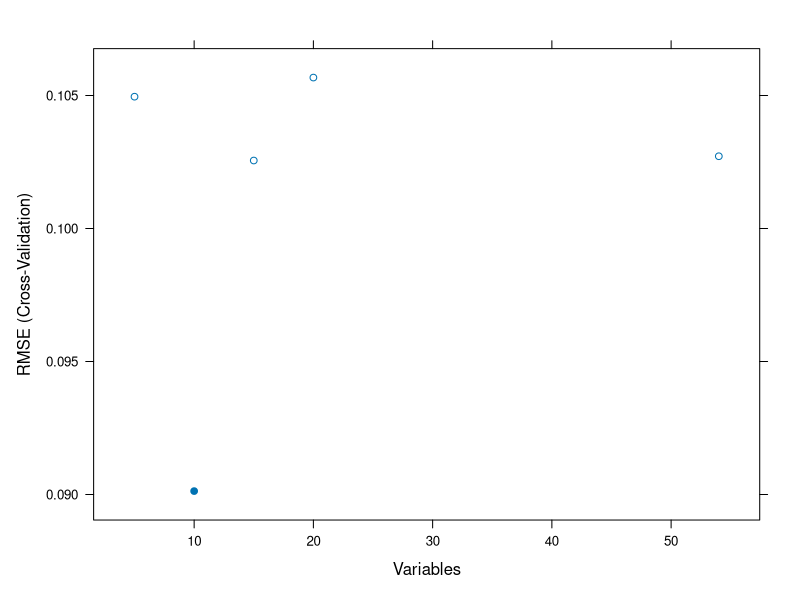

The R source for this figure:
## ---- chunk 1
install.packages("readxl")  # Run this only once
library(readxl)

divorce_data <- read_excel("divorce.xlsx")  # adjust the filename if needed
head(divorce_data)
str(divorce_data)

## ---- chunk 2
install.packages("dplyr")  # Run this only once
## ---- chunk 3
summary(divorce_data)

## ---- chunk 4
library(dplyr)
## ---- chunk 5
str(divorce_data)
names(divorce_data)
## ---- chunk 6
names(divorce_data)[length(names(divorce_data))] 
# Get the last column's name
## ---- chunk 7
#To confirm that "Divorce_Y_N" is correct
table(divorce_data$Divorce_Y_N)
## ---- chunk 8
#check for mising values
sum(is.na(divorce_data))
colSums(is.na(divorce_data))

## ---- chunk 9
# In this section we sorted the question we thought were a topic of communication behavior together to see the average score of these questions against the divorce Y N (C.Collet)
library(dplyr)

divorce_data_groups <- divorce_data %>%
  mutate(
    communication_behavior = rowMeans(select(., Sorry_end, begin_correct, Contact, Aggro_argue, Always_never, 
                                              negative_personality, offensive_expressions, insult, humiliate, not_calm, 
                                              hate_subjects, sudden_discussion, `idk_what's_going_on`, calm_breaks, 
                                              argue_then_leave, silent_for_calm, good_to_leave_home, 
                                              silence_instead_of_discussion, silence_for_harm, silence_fear_anger, 
                                              `I'm_right`, accusations, `I'm_not_guilty`, `I'm_not_wrong`, 
                                              no_hesitancy_inadequate, `you're_inadequate`, incompetence), na.rm = TRUE)
  )
head(divorce_data_groups[, c("communication_behavior", "Divorce_Y_N")])
communication_data <- divorce_data_groups%>% select(communication_behavior, Divorce_Y_N)
## ---- chunk 10
# Here we did the same thing, but for questions that we consider value_alignment. (C.Collet)

divorce_data_va <- divorce_data %>%
  mutate(
    value_alignment = rowMeans(select(., enjoy_holiday, enjoy_travel, common_goals, harmony, freeom_value, 
                                      entertain, people_goals, dreams, love, happy, marriage, roles, trust, 
                                      likes, care_sick, fav_food, stresses, inner_world, anxieties, 
                                      current_stress, hopes_wishes, know_well, friends_social),
                               na.rm = TRUE)
  )
# New dataset with value_alignment and Divorce_Y_N
value_alignment_data <- divorce_data_va %>% select(value_alignment, Divorce_Y_N)


## ---- chunk 11

# And again, but now for questions we consider to be relevant for Knowledge of spouse. We now have 3 groups: Communication behavior, value alignment and knowledge of spouse. (C.Collet)

divorce_data_kos <- divorce_data %>%
  mutate(
    knowledge_of_spouse = rowMeans(select(., likes, care_sick, fav_food, stresses, inner_world, anxieties, 
                                         current_stress, hopes_wishes, know_well, friends_social), na.rm = TRUE)
  )

# Create a separate dataset for knowledge_of_spouse and Divorce_Y_N
knowledge_of_spouse_data <- divorce_data_kos %>% select(knowledge_of_spouse, Divorce_Y_N)


## ---- chunk 12
install.packages("caret")
install.packages("randomForest")
## ---- chunk 13
# I tried to get the optimal amount of variables and then select the most important ones that change the chance of prediction the most.
library(caret)
library(randomForest)
control <- rfeControl(functions=rfFuncs, method="cv", number=10)  # Using Random Forest for feature ranking
set.seed(123)  # For reproducibility
rfe_result <- rfe(x=divorce_data[, -55], y=divorce_data$Divorce_Y_N, 
                  sizes=c(5, 10, 15, 20),  # Different feature set sizes to test
                  rfeControl=control)
print(rfe_result)  # Shows selected features and performance
plot(rfe_result)   # Visualizes accuracy vs. number of features
selected_features <- predictors(rfe_result)
data_selected <- divorce_data[, c(selected_features, "Divorce_Y_N")]


predictors(rfe_result)
optimalnumberofpredictors <- predictors(rfe_result)
print(optimalnumberofpredictors)

## ---- chunk 14
# This piece of code uses a logistic regression model with the 10 variables that where the most important. The output gives us an indication on how good the model is in predicting divorce. 

# Convert Divorce_Y_N to a factor (0 = No, 1 = Yes)
divorce_data$Divorce_Y_N <- as.factor(divorce_data$Divorce_Y_N)

# Check if conversion was successful
str(divorce_data$Divorce_Y_N)
table(divorce_data$Divorce_Y_N)  # Check distribution

set.seed(123) # Ensure reproducibility

# Create training and testing indices
trainIndex <- createDataPartition(divorce_data$Divorce_Y_N, p = 0.8, list = FALSE)

# Split the dataset
trainData <- divorce_data[trainIndex, ]
testData  <- divorce_data[-trainIndex, ]

# Verify the split
table(trainData$Divorce_Y_N)  
table(testData$Divorce_Y_N)  

# Define the formula using the 10 selected features
formula <- Divorce_Y_N ~ `idk_what's_going_on` + marriage + anxieties + roles + harmony +
                         happy + enjoy_travel + trust + hopes_wishes + sudden_discussion

# Train logistic regression model
logit_model <- glm(formula, data = trainData, family = binomial)

# Print model summary
summary(logit_model)

# Predict probabilities on test data
pred_probs <- predict(logit_model, newdata = testData, type = "response")

# Convert probabilities to binary predictions (Yes/No)
pred_classes <- ifelse(pred_probs > 0.5, "Yes", "No")

# Convert to factors to match test data
pred_classes <- as.factor(pred_classes)

# View first few predictions
head(pred_classes)

# Check the levels of both factors
levels(pred_classes)
levels(testData$Divorce_Y_N)

# Align levels of both predicted and actual values
levels(pred_classes) <- c("No", "Yes")  # Adjust these as per your actual labels
levels(testData$Divorce_Y_N) <- c("No", "Yes")  # Adjust these as per your actual labels

# Now run confusion matrix again
conf_matrix <- confusionMatrix(pred_classes, testData$Divorce_Y_N)

# Print results
print(conf_matrix)


## ---- chunk 15

## ---- chunk 16

## ---- chunk 17

## ---- chunk 18

## ---- chunk 19

## ---- chunk 20

